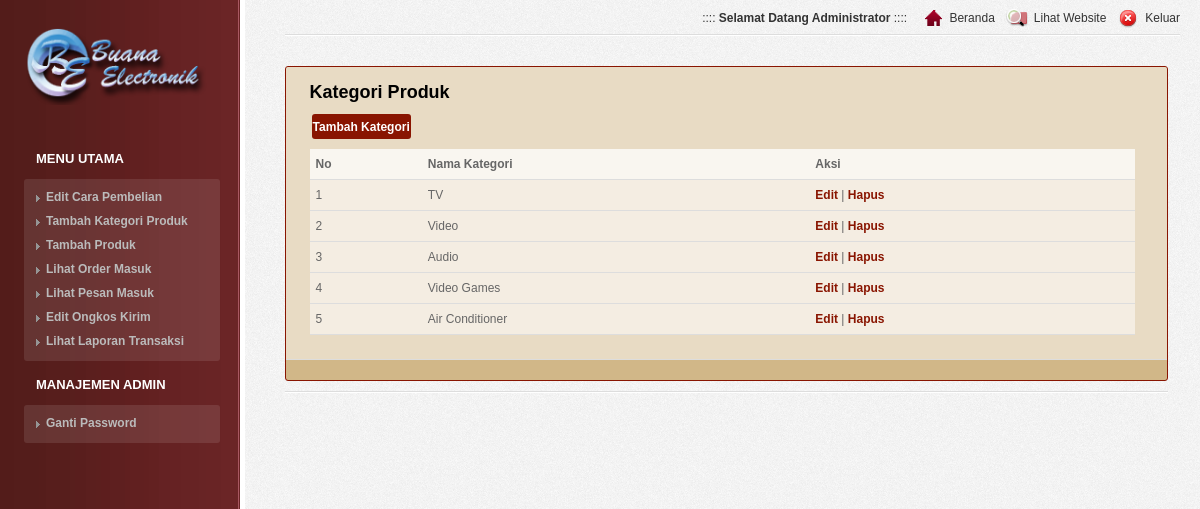
/login/media.php?module=kategori (signed in), run on the app's committed database.
### tables this page shows
CREATE TABLE IF NOT EXISTS `kategori` (
  `id_kategori` int(5) NOT NULL AUTO_INCREMENT,
  `nama_kategori` varchar(100) NOT NULL,
  `kategori_seo` varchar(100) NOT NULL,
  PRIMARY KEY (`id_kategori`)
);

### login/modul/mod_kategori/kategori.php (the view, shortened to what this page needs)
<?php
$aksi="modul/mod_kategori/aksi_kategori.php";
switch($_GET[act]){
  default:
    echo "<h2>Kategori Produk</h2>
          <input type=button class='tombol' value='Tambah Kategori'
          onclick=\"window.location.href='?module=kategori&act=tambahkategori';\">
          <table>
          <tr><th>No</th><th>Nama Kategori</th><th>Aksi</th></tr>";
    $tampil=mysql_query("SELECT * FROM kategori ORDER BY id_kategori DESC");
    $no=1;
    while ($r=mysql_fetch_array($tampil)){
       echo "<tr><td>$no</td>
             <td>$r[nama_kategori]</td>
             <td><a href=?module=kategori&act=editkategori&id=$r[id_kategori]><b>Edit</b></a> |
	               <a href=$aksi?module=kategori&act=hapus&id=$r[id_kategori]><b>Hapus</b></a>
             </td></tr>";
      $no++;
    }
    echo "</table>";
    break;
}
?>

### login/css/screen.css (style rules this page uses)
html { background: url('../images/main.gif') top left #EEEEEE; }
body { background: url('../images/sidebar.gif') top left repeat-y; min-width: 1000px; min-height: 900px; text-align: left; margin: 0px; font-family: arial; font-size: 12px; color: #666666; }
a { color:#891501; text-decoration: none; }
h2 { color: #000; font-size: 18px; font-weight: bold; padding-top: 10px; margin-bottom: 10px; }
.page table { width: 100%; margin: 0px; margin-bottom: 20px; }
.page th { background: url('../images/header.gif') top left repeat-x #FFFFFF; border-bottom: 1px solid #DDDDDD; text-align: left; line-height: 22px; padding: 4px 6px 4px 6px; color: #333333; white-space: nowrap; }
.page td { background: url('../images/bck_white_50.png') top left; border-bottom: 1px solid #DDDDDD; line-height: 22px; padding: 4px 6px 4px 6px; }
.page tbody th { background: url('../images/bck_white_75.png') top left; font-weight: bold; white-space: nowrap; color: #666666; }
.tombol { border:0; background:#891501; color:#FFF; -webkit-border-radius:3px; -moz-border-radius:3px; margin:1px 0 10px 2px; padding:1px; cursor:pointer; font-weight:bold; font-size: 12px; height: 25px; }

### data on the page
kategori: nama_kategori "TV"
kategori: nama_kategori "Video"
kategori: nama_kategori "Audio"
kategori: nama_kategori "Video Games"
kategori: nama_kategori "Air Conditioner"

### other printed values
$_SESSION[namalengkap] "Administrator"
